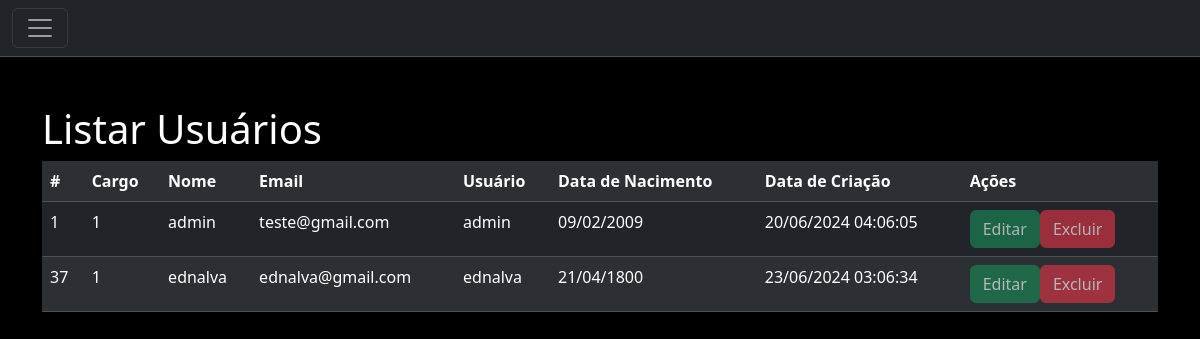
/php/admin.php?page=listar, run on an earlier commit of the app's database.
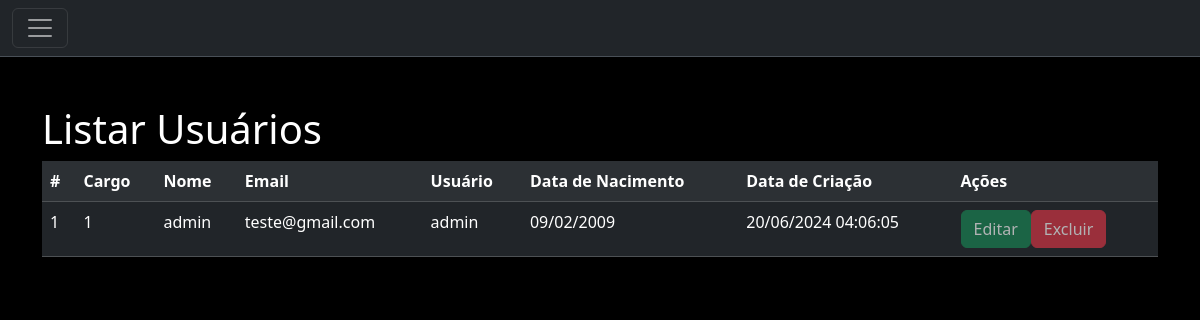
And on a later commit of the database.
### tables this page shows
CREATE TABLE `usuarios` (
  `id` int(10) UNSIGNED NOT NULL,
  `cargo` int(11) NOT NULL DEFAULT 3,
  `usuario` varchar(50) NOT NULL,
  `nome` varchar(45) NOT NULL,
  `email` varchar(255) NOT NULL,
  `senha` varchar(255) NOT NULL,
  `data_nasc` date NOT NULL,
  `data_criacao` datetime NOT NULL DEFAULT current_timestamp()
);

### php/listar-usuario.php (the view)
<h1>Listar Usuários</h1>
<?php
$sql = "SELECT * FROM usuarios";
$res = $conn->query($sql);
$qtd = $res->num_rows;
if ($qtd > 0) {
   print "
   <table class='table table-striped table-dark'>
   <tr>
      <th>#</th>
      <th>Cargo</th>
      <th>Nome</th>
      <th>Email</th>
      <th>Usuário</th>
      <th>Data de Nacimento</th>
      <th>Data de Criação</th>
      <th>Ações</th>
   </tr>
   ";
   while ($row =  $res->fetch_object()) {
      print "<tr>";
      print "<td>" . $row->id . "</td>";
      print "<td>" . $row->cargo . "</td>";
      print "<td>" . $row->nome . "</td>";
      print "<td>" . $row->email . "</td>";
      print "<td>" . $row->usuario . "</td>";
      print "<td>" . date('d/m/Y',  strtotime($row->data_nasc)) . "</td>";
      print "<td>" . date('d/m/Y h:m:s',  strtotime($row->data_criacao)) . "</td>";
      print "<td>";
      if ($row->cargo != 1) {
         print "<button onclick=\"location.href='?page=pageEditar&id=" . $row->id . "';\" class='btn btn-success'>Editar</button>";
         print "<button onclick=\"if(confirm('Tem certeza que deseja excluir?')){location.href='?page=excluir&acao=excluir&id=" . $row->id . "';}else{return false;}\" class='btn btn-danger'>Excluir</button>";
      } else {
         print "<button class='btn btn-success' disabled>Editar</button>";
         print "<button class='btn btn-danger' disabled>Excluir</button>";
      }
      print "</td>";
      print "</tr>";
   }
   print "</table>";
} else {
   print "<p class='alert alert danger'>Não encontrou resultados</p>";
}
?>

### php/admin.php (shortened to what this page needs)
<!DOCTYPE html>
<html lang="pt-br">
<head>
  <link href="../css/bootstrap.min.css" rel="stylesheet">
  <link href="https://cdnjs.cloudflare.com/ajax/libs/toastr.js/2.0.1/css/toastr.css" rel="stylesheet" />
  <link rel="stylesheet" type="text/css" href="https://cdnjs.cloudflare.com/ajax/libs/toastr.js/latest/toastr.min.css">
</head>
<body>
  <nav class="navbar bg-dark border-bottom border-body" data-bs-theme="dark">
    <div class="container-fluid">
      <button class="navbar-toggler" type="button" data-bs-toggle="collapse" data-bs-target="#navbarNavAltMarkup" aria-controls="navbarNavAltMarkup" aria-expanded="false" aria-label="Toggle navigation">
        <span class="navbar-toggler-icon"></span>
      </button>
    </div>
  </nav>
  <div class="container">
    <div class="row">
      <div class="col mt-5">
        <?php
        include("config.php");
        switch (@$_REQUEST["page"]) {
          case "listar":
            include("listar-usuario.php");
            break;
        }
        ?>
      </div>
    </div>
  </div>
</body>
</html>

### php/admin.php (style rules this page uses)
body { background-color: black; color: white; }

What changed in the data, as far as the page shows it:
removed usuarios: id "37", cargo "1", nome "ednalva", email "ednalva@gmail.com", usuario "ednalva", data_nasc "21/04/1800", data_criacao "23/06/2024 03:06:34", shows "Editar"
